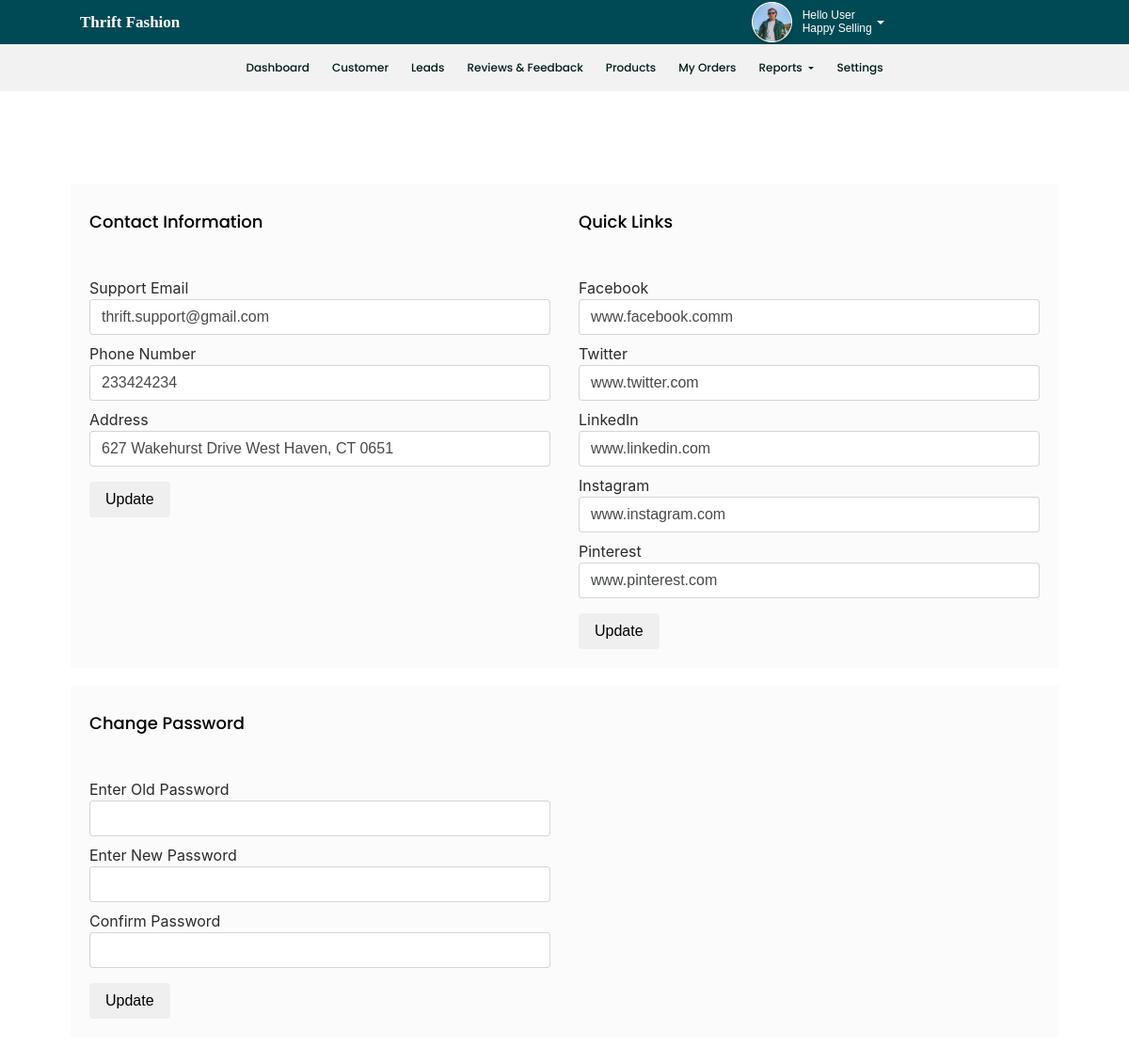
Page /panel/seller-account.php on the committed database.
### tables this page shows
CREATE TABLE `contact_setting` (
  `id` int(11) NOT NULL,
  `address` varchar(200) NOT NULL,
  `phone` bigint(11) NOT NULL,
  `support_mail` varchar(100) NOT NULL
);

CREATE TABLE `quick_links` (
  `id` int(11) NOT NULL,
  `facebook` varchar(50) NOT NULL,
  `twitter` varchar(50) NOT NULL,
  `instagram` varchar(50) NOT NULL,
  `linkedin` varchar(50) NOT NULL,
  `pinterest` varchar(50) NOT NULL
);

### panel/connect.php (called while the page is built, shortened)
<?php
class db{
    public $conn;
    function __construct() {
        $conn = new mysqli("localhost","root","","thrift-fashion");
        $this->conn = $conn;
    }
    public function select($query){
        $result = $this->conn->query($query);
        $data = mysqli_fetch_assoc($result);
        return $data;
    }
}
?>

### panel/seller-account.php (the view, shortened to what this page needs)
<?php
include 'header.php';
$contact = $data->select('select * from contact_setting');
$links = $data->select('select * from quick_links');
?>
<section class="dashboard">
    <div class="container-fluid">
        <div class="row">
            <div class="col-lg-12">
                <div class="bussiness_information">
                    <div class="row">
                        <div class="col-md-6">
                            <div class="headings_warpper">
                                <h4>Contact Information</h4>
                            </div>
                            <form method='post' class="w-100">
                                <label>Support Email</label>
                                <input type="email" name="email" value="<?= $contact['support_mail'] ?>" class="form-control mb-2"/>
                                <label>Phone Number</label>
                                <input type="text" name="phone" value="<?= $contact['phone'] ?>" class="form-control mb-2"/>
                                <label>Address</label>
                                <input type="text" name="address" value="<?= $contact['address'] ?>" class="form-control mb-2"/>
                                <button type="submit" name="contact" class="btn theme-btn mt-2">Update</button>
                            </form>
                        </div>
                        <div class="col-md-6">
                            <div class="headings_warpper">
                                <h4>Quick Links</h4>
                            </div>
                            <form method='post' class="w-100">
                                <label>Facebook</label>
                                <input type="text" name="facebook" value="<?= $links['facebook'] ?>" class="form-control mb-2"/>
                                <label>Twitter</label>
                                <input type="text" name="twitter" value="<?= $links['twitter'] ?>" class="form-control mb-2"/>
                                <label>LinkedIn</label>
                                <input type="text" name="linkedin" value="<?= $links['linkedin'] ?>" class="form-control mb-2"/>
                                <label>Instagram</label>
                                <input type="text" name="instagram" value="<?= $links['instagram'] ?>" class="form-control mb-2"/>
                                <label>Pinterest</label>
                                <input type="text" name="pinterest" value="<?= $links['pinterest'] ?>" class="form-control mb-2"/>
                                <button type="submit" name="link" class="btn theme-btn mt-2">Update</button>
                            </form>
                        </div>
                    </div>
                </div>
                <div class="bussiness_information">
                    <div class="row">
                        <div class="col-md-6">
                            <div class="headings_warpper">
                                <h4>Change Password</h4>
                            </div>
                            <form method='post' class="w-100">
                                <label>Enter Old Password</label>
                                <input type="password" name="old_password" value="" class="form-control mb-2"/>
                                <label>Enter New Password</label>
                                <input type="password" name="new_password" value="" class="form-control mb-2"/>
                                  <label>Confirm Password</label>
                                <input type="password" name="confirm_password" value="" class="form-control mb-2"/>
                                <button type="submit" class="btn theme-btn mt-2">Update</button>
                            </form>
                        </div>
                    </div>
                </div>
            </div>
        </div>
    </div>
</section>

### panel/header.php (shortened to what this page needs)
<?php
    include 'connect.php';
    $data = new db();
?>
<!DOCTYPE html>
<html lang="en">
<head>
<link rel="stylesheet" href="../../stackpath.bootstrapcdn.com/font-awesome/4.7.0/css/font-awesome.min.css">
<link rel="stylesheet" href="css/bootstrap.min.css">
<link rel="stylesheet" type="text/css" href="slick/slick.css" />
<link rel="stylesheet" type="text/css" href="slick/slick-theme.css" />
<link rel="stylesheet" href="../../cdnjs.cloudflare.com/ajax/libs/animate.css/4.1.1/animate.min.css" />
<link rel="stylesheet" href="../../cdnjs.cloudflare.com/ajax/libs/font-awesome/4.7.0/css/font-awesome.min.css">
<link rel="stylesheet" href="css/style.css">
<link rel="stylesheet" href="css/seller-home.css">
<link rel="stylesheet" href="css/seller-reviews.css">
<link rel="stylesheet" href="css/seller-products.css">
<link rel="stylesheet" href="css/seller-payment.css">
<link rel="stylesheet" href="css/seller-account.css">
<link rel="stylesheet" href="css/seller-add-product.css">
<link rel="stylesheet" href="css/seller-customer.css">
<link rel="stylesheet" href="css/seller-earning-report.css">
<link rel="stylesheet" href="css/seller-home.css">
<link rel="stylesheet" href="css/seller-order-detail.css">
<link rel="stylesheet" href="css/seller-orders.css">
<link rel="stylesheet" href="css/seller-earning-report.css">
<link rel="stylesheet" href="css/seller-leads.css">
</head>
<header id="seller-header">
    <div class="top-header">
        <div class="container-fluid">
            <div class="row">
                <div class="col-lg-4 align-self-center">
                    <div class="seller-header-wrapper">
                        <a href="index-2.php" class="header-name">Thrift Fashion</a>
                    </div>
                </div>
                <div class="col-lg-4"></div>
                <div class="col-lg-4 align-self-center ">
                    <div class="profile-wrapper">
                        <div class="user-img">
                            <div class="dropdown">
                                <button class="btn-secondary dropdown-toggle" type="button" id="dropdownMenuButton"
                                    data-toggle="dropdown" aria-haspopup="true" aria-expanded="false">
                                    <img src="img/profile.png" alt="">
                                    <span class="pro-name">
                                        <h6>Hello User <br> Happy Selling</h6>
                                    </span>
                                </button>
                            </div>
                        </div>
                    </div>
                </div>
            </div>
        </div>
    </div>
    <div class="seller-header-menu">
        <div class="container-fluid">
            <div class="row">
                <div class="col-lg-12">
                    <div class="menu-wrapper">
                        <ul>
                            <li class="nav-item">
                                <a href="seller-home.php" class="nav-link">Dashboard</a>
                            </li>
                            <li class="nav-item">
                                <a href="seller-customer.php" class="nav-link">Customer</a>
                            </li>
                            <li class="nav-item">
                                <a href="seller-leads.php" class="nav-link">Leads</a>
                            </li>
                            <li class="nav-item">
                                <a href="seller-reviews.php" class="nav-link">Reviews & Feedback</a>
                            </li>
                            <li class="nav-item">
                                <a href="seller-products.php" class="nav-link">Products</a>
                            </li>
                            <li class="nav-item">
                                <a href="seller-orders.php" class="nav-link">My Orders</a>
                            </li>
                            <li class="nav-item dropdown">
                                <a class="nav-link dropdown-toggle" href="#" id="navbarDropdown" role="button"
                                    data-toggle="dropdown" aria-haspopup="true" aria-expanded="false">
                                    Reports
                                </a>
                            </li>
                            <li class="nav-item">
                                <a href="seller-account.php" class="nav-link">Settings</a>
                            </li>
                        </ul>
                    </div>
                </div>
            </div>
        </div>
    </div>
</header>

### panel/css/style.css (style rules this page uses)
h1, h2, h3, h4, h5, h6, p, a { font-family: "Montserrat", sans-serif; }

### panel/css/seller-home.css (style rules this page uses)
section.dashboard .row { display: flex; }
header#seller-header a.header-name { color: #fff; font-family: "Montserrat"; text-transform: capitalize; font-weight: bold; font-size: 17px; white-space: nowrap; }
#seller-header .container-fluid { margin: 0px 70px !important; }
#seller-header .top-header { background: #004a55; }
header#seller-header .seller-header-wrapper { display: flex; width: 100%; align-items: center; padding: 10px 0px; }
#seller-header .profile-wrapper .btn-secondary { background: transparent; border: none; color: #fff; }
#seller-header .profile-wrapper { display: flex; align-items: center; }
#seller-header .user-img button { display: flex; align-items: center; }
#seller-header .user-img h6 { font-size: 12px; text-align: initial; margin-left: 10px; margin-bottom: 0px; }
#seller-header .seller-header-menu { background: #f2f2f2; }
#seller-header .seller-header-menu ul { list-style: none; padding: 0px; display: flex; justify-content: center; align-items: center; margin: 0px; }
#seller-header .seller-header-menu { padding: 10px 0px; }
#seller-header .seller-header-menu ul li a { color: #001c1a; font-family: "Poppins"; font-weight: 500; font-size: 12px; }
.dashboard { padding: 80px 60px; }

### panel/css/seller-reviews.css (style rules this page uses)
fieldset, label { margin: 0; padding: 0; }

### panel/css/seller-account.css (style rules this page uses)
.dashboard .bussiness_information { padding-bottom: 10px; background-color: #b1b1b10d; padding: 20px; margin-top: 19px; }
.dashboard .bussiness_information .headings_warpper { display: flex; align-items: center; justify-content: space-between; padding-top: 10px; padding-bottom: 40px; }
.dashboard .bussiness_information .headings_warpper h4 { color: #000000; font-size: 18px; font-family: "Poppins"; }

### rows in the picture
contact_setting: email "thrift.support@gmail.com", phone "233424234", address "627 Wakehurst Drive West Haven, CT 0651"
quick_links: facebook "www.facebook.comm", twitter "www.twitter.com", linkedin "www.linkedin.com", instagram "www.instagram.com", pinterest "www.pinterest.com"
